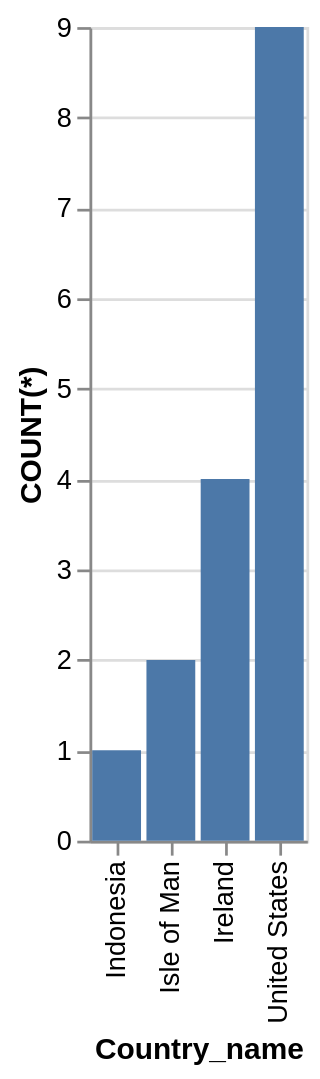

Vega-Lite specification for this chart:
### Vega-Lite specification from a JSON file in a GitHub repository (floating-point values rounded to 4 significant figures)
{"data": {"values": [{"x_data": "Indonesia", "y_data": 1}, {"x_data": "Ireland", "y_data": 4}, {"x_data": "Isle of Man", "y_data": 2}, {"x_data": "United States", "y_data": 9}]}, "mark": "bar", "encoding": {"x": {"field": "x_data", "type": "nominal", "title": "Country_name", "sort": {"op": "sum", "field": "y_data", "order": "ascending"}}, "y": {"field": "y_data", "type": "quantitative", "title": "COUNT(*)"}}}
